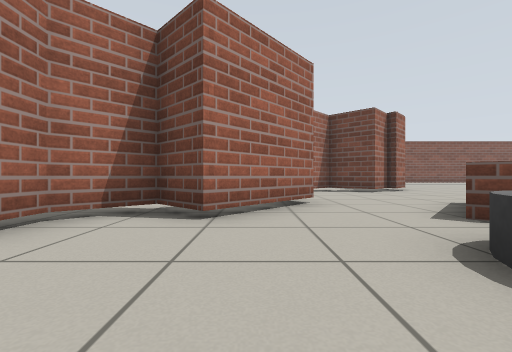
view 1 (above)

17 first-person views from a walk through a robot-simulator world made for Gazebo. The camera is 0.5 m above the floor, looks level and sees 90° across. Floor lines are 1 m apart. The floor is counted in squares, 1 m on a side. Each view is taken from the middle of a square. On the plan, view 1 faces up. The plan holds only what a view shows up to about 9 squares ahead; the rest is blank.

view 2
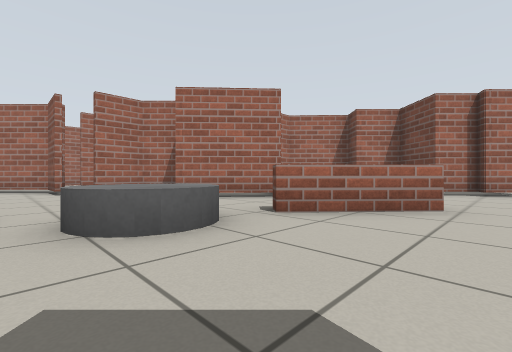

view 3
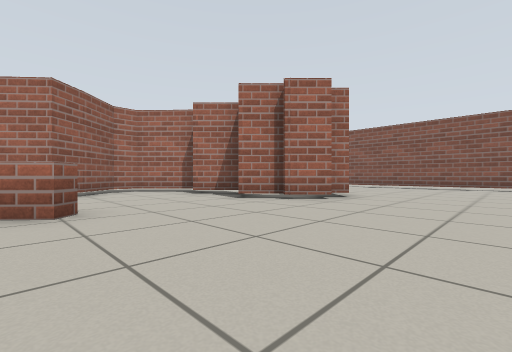

view 4
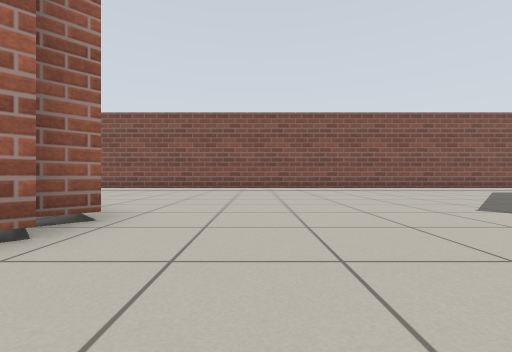

view 5
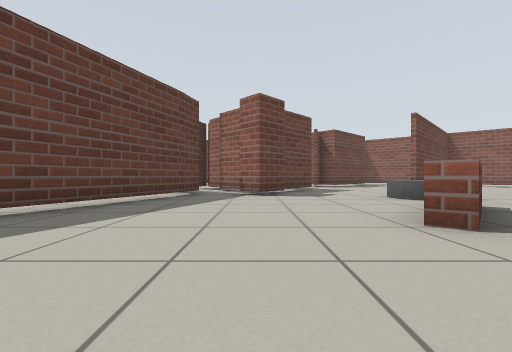

view 6
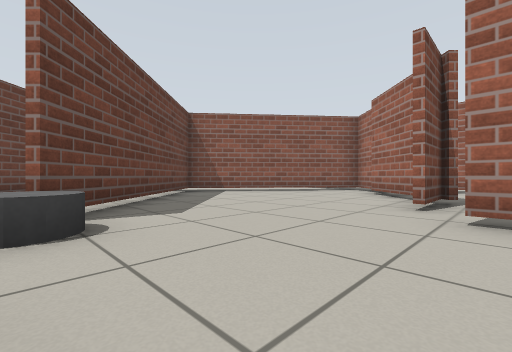

view 7
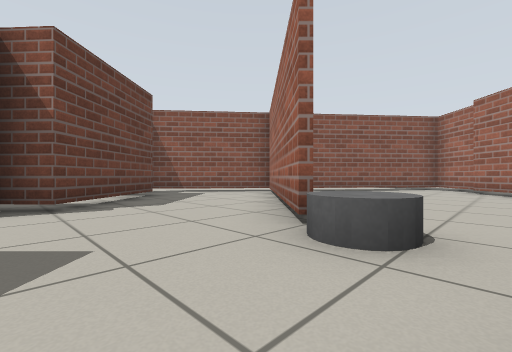

view 8
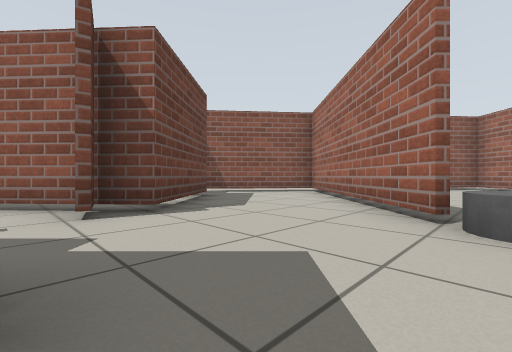

view 9
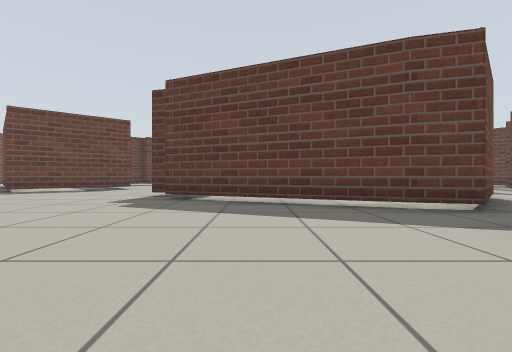

view 10
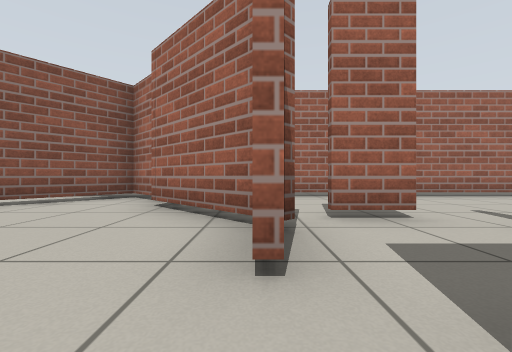

view 11
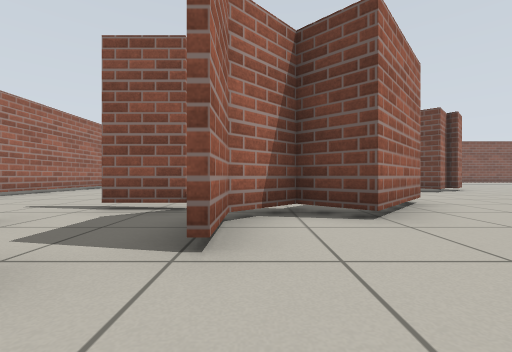

view 12
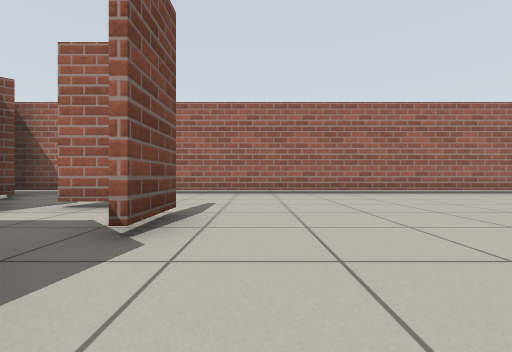

view 13
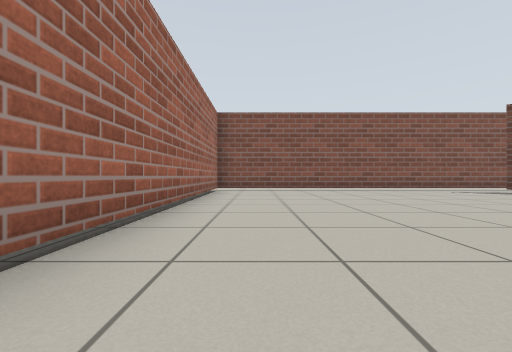

view 14
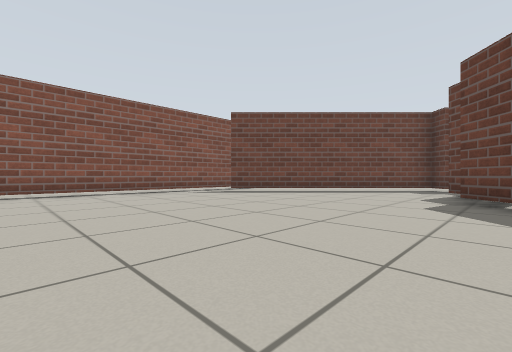

view 15
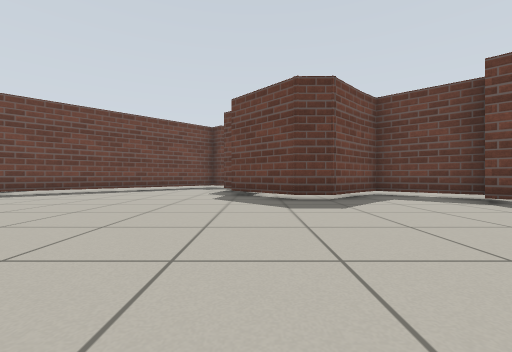

view 16
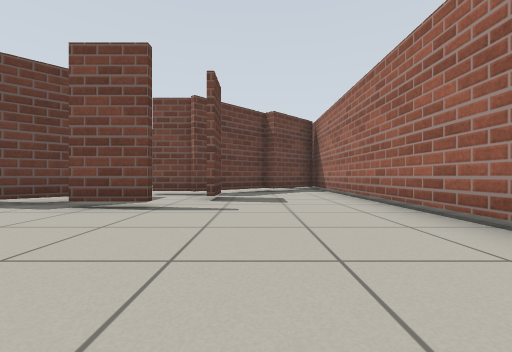

view 17
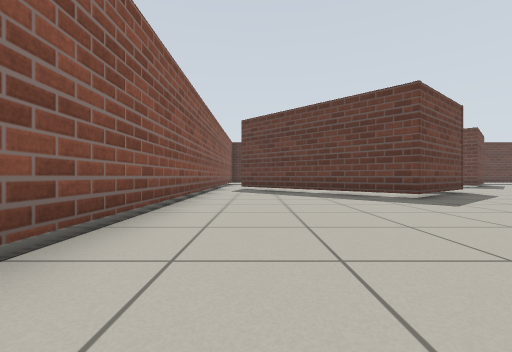

### Floor plan
Points are (right, up) in squares from view 1. A wall is a line through its corners. A room is listed if a view was taken in it or the views show most of it. See-through windows are left out.
Room 1 (views 1, 2, 3, 4, 5, 6, 7, 8, 9, 10, 11, 17)
walls: (5.3, 9.1) (4.5, 8.3) (4.4, 8.5) (3.7, 7.7) (2.6, 8.8) (1.7, 7.8) (1, 8.5) (-0.5, 7.1) (-0.5, 6.4) (1.1, 4.8) (-0.6, 2.9) (-1.4, 3.7) (-2.3, 2.8) (-2.3, 1.6); (5.3, 9.9) (4.8, 9.4); (10.2, 5.1) (10.3, 5.6); (7.8, 0.5) (9.7, 5); (5.1, -0.2) (5.9, 0.5) (6.5, 0); (7.6, -0.3) (7.9, 0.7); (6.5, -0.9) (7.1, -1.5); (4.2, -2) (5.1, -1.1); (13.7, 7.8) (11.6, 10.4) (15, 13.9); (-3.3, 1) (-4.5, 1); (-4.2, 1.3) (-6.3, -0.8); (-4.5, 1.1) (-3.1, 1.1); (-6.9, -0.8) (-8, -1.8) (-3.4, -5.6) (0.8, -1.4); (15.5, 15.5) (2.6, 15.5)
low walls: (3.1, 3.7) (4, 4.7) (4.3, 4.4) (2.7, 2.7) (2.4, 3)
ways out: opening at (3, 15) to room 2; opening at (2.5, -2) to room 3; opening at (7, -1); opening at (13, 6)
objects: grey cylinder (1, -1); grey cylinder (2, 1) to (3, 2)
Room 2 (views 12, 13, 14, 15, 16)
walls: (-4.4, 4) (-3, 4); (-3, 3.8) (-4.4, 3.8); (-5, 3) (-5, 1.9); (2.2, 8.7) (2.5, 9.1); (-2.3, 3) (-1.4, 4); (-0.6, 3.1) (0.9, 4.8) (-0.6, 6.4) (-0.6, 7.1) (1, 8.7); (-5.2, 2) (-5.2, 2.9); (4.6, 9.4) (5.1, 9.9) (0.4, 14.5); (2.6, 15.5) (-8.3, 15.5) (-8.3, -1.9); (-7.5, -0.9) (-6.7, -0.1) (-6.3, -0.5) (-4.4, 1.3)
ways out: opening at (3, 15) to room 1
Room 3 (no view inside)
walls: (3.1, -5) (3.3, -4.4); (1.4, -5.5) (2.5, -4.5) (4, -6.3); (0.9, -1.5) (-1.2, -3.6)
ways out: opening at (2.5, -2) to room 1; opening at (0, -4) to room 4; opening at (4, -5)
Room 4 (no view inside)
walls: (-1.2, -3.6) (-3.3, -5.7) (-0.4, -8.1); (0.2, -6.6) (1.4, -5.5)
ways out: opening at (0, -4) to room 3

Positions as (right, up) in squares from view 1, and headings:
1: (0, 0), facing up
2: (5, 0), facing up-left
3: (8, 4), facing up-left
4: (7, 7), facing up
5: (6, 7), facing down
6: (1, 2), facing down-left
7: (3, 0), facing down-left
8: (4, -1), facing down-left
9: (4, 3), facing right
10: (-2, 1), facing left
11: (-2, 0), facing up
12: (-1, 5), facing left
13: (-7, 7), facing up
14: (-5, 8), facing up-right
15: (-6, 8), facing right
16: (-6, 8), facing down
17: (6, 14), facing right
